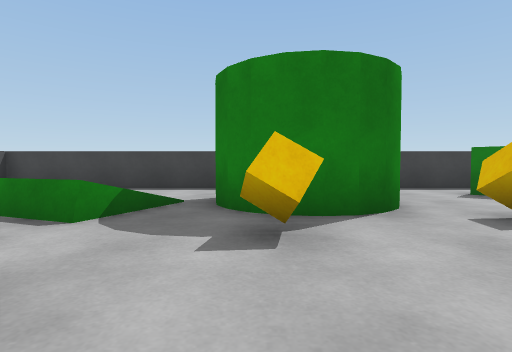
view 1 (above)

17 first-person views from a walk through a Unity game level. The camera is 0.62 m above the floor, tilts 2° down and sees 80° across. The floor is counted in squares, 1 m on a side. Each view is taken from the middle of a square. On the plan, view 1 faces up. The plan holds only what a view shows up to about 9 squares ahead; the rest is blank. The player is left out.

view 2
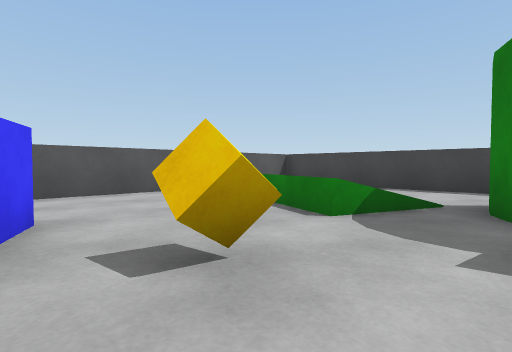

view 3
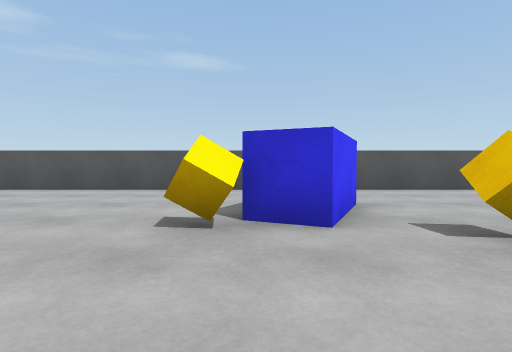

view 4
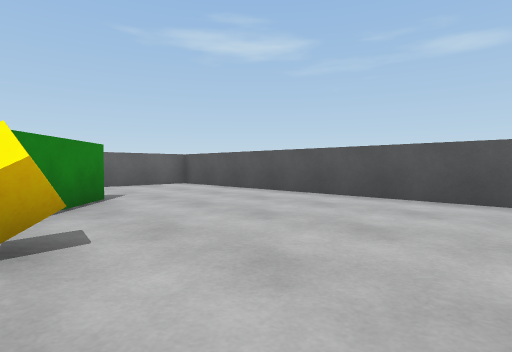

view 5
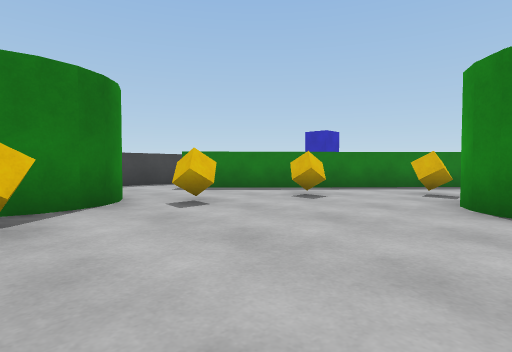

view 6
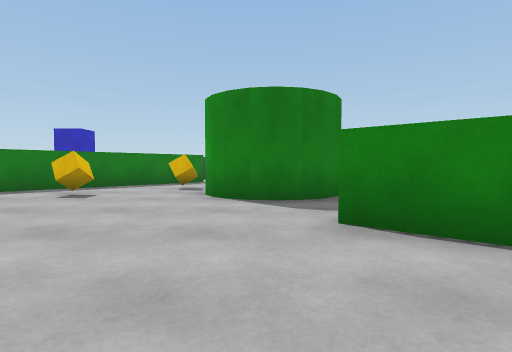

view 7
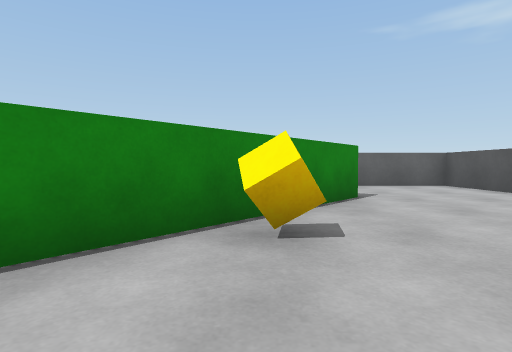

view 8
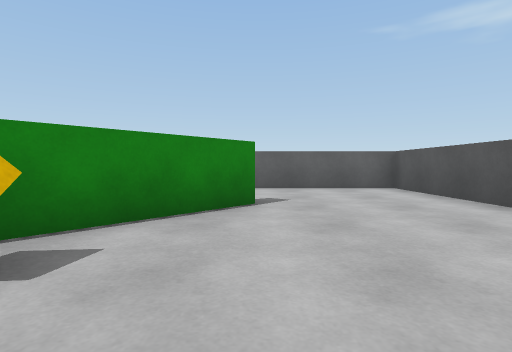

view 9
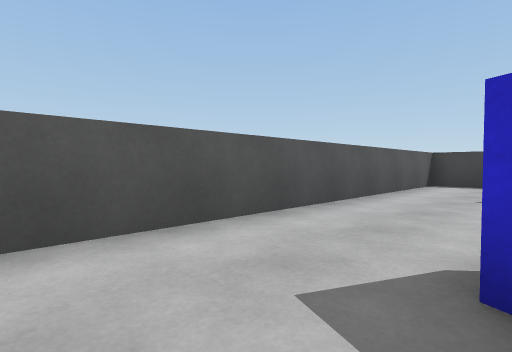

view 10
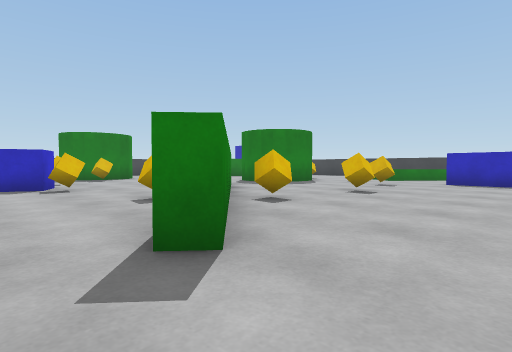

view 11
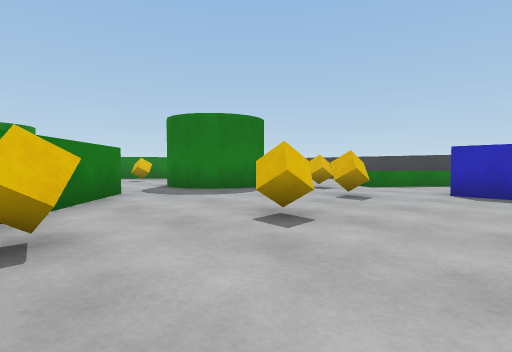

view 12
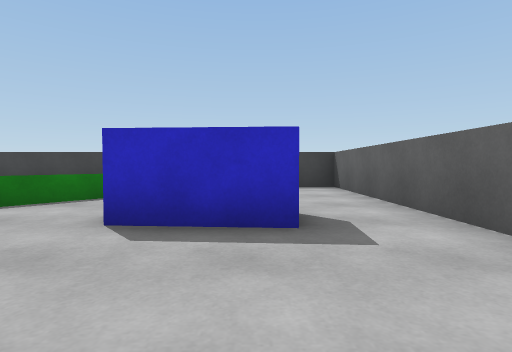

view 13
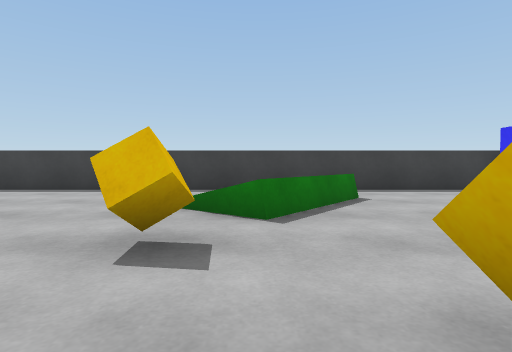

view 14
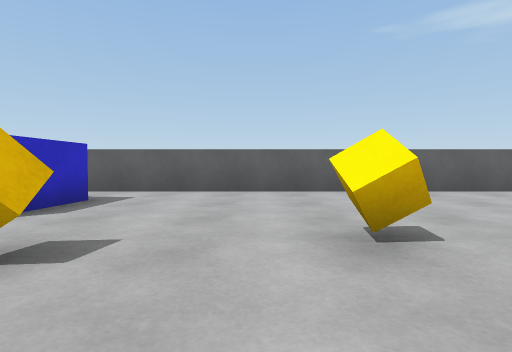

view 15
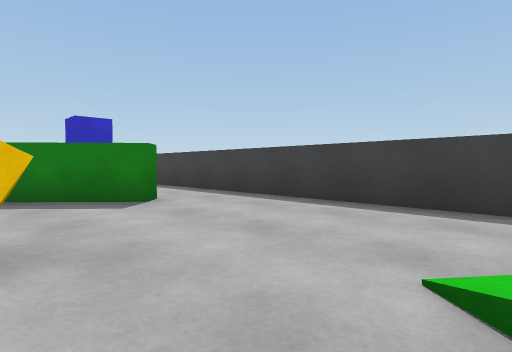

view 16
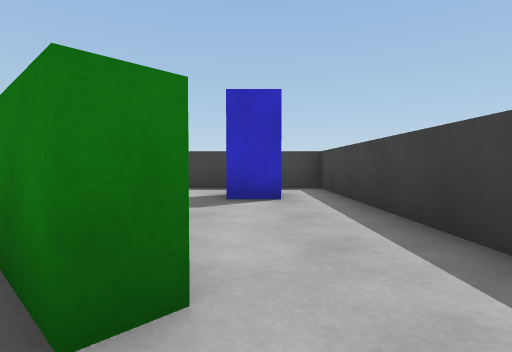

view 17
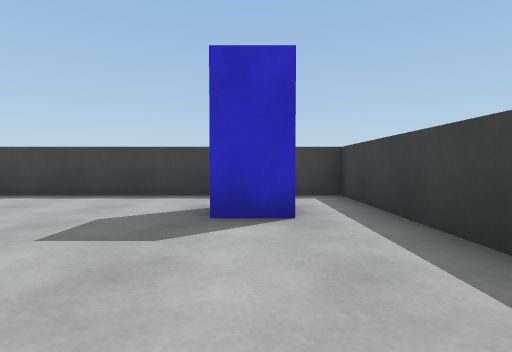

### Floor plan
Points are (right, up) in squares from view 1. A wall is a line through its corners. A room is listed if a view was taken in it or the views show most of it. See-through windows are left out.
Room 1 (views 1, 2, 3, 4, 5, 6, 7, 8, 9, 10)
walls: (-0.4, 4.3) (-0.6, 4.7); (1.5, 3.8) (0.8, 3.7); (1.9, 4.1) (1.1, 3.7) (0.1, 3.8) (-0.6, 4.5) (-0.7, 5.2); (2.3, 4.8) (2, 4.3) (1.7, 4); (4.5, -0.7) (5, -0.2); (4.4, -1.4) (4.5, -0.9) (4.8, -0.3) (5.5, 0.1); (-1, 8.3) (-6.7, 8.3) (-6.7, -11.3) (-3.5, -11.3); (-2.6, -8.3) (-3, -7.9) (2.3, -1.8); (7.2, 4) (4.5, 6.5)
ways out: opening at (-2.5, -9.5) to room 2; opening at (3.5, -2) to room 2; opening at (7, 2) to room 2; opening at (4, 7.5) to room 3
objects: blue block (-4, -1) to (-2, 0); cube (-2, -2); cube (-2, 1); cube (-1, -5); cube (0, 3); cube (3, 3); cube (5, 3)
Room 2 (views 11, 12, 13, 14, 15, 16, 17)
walls: (6.3, -2.8) (5.9, -2.9) (5.4, -2.8); (5.7, -2.9) (5, -2.6); (5.2, -2.8) (4.5, -2.1) (4.4, -1.4); (4.8, -2.5) (4.4, -1.6); (2.7, -2.2) (-2.6, -8.3); (10.7, 1.4) (10.4, 1) (7.2, 4); (1.9, -11.3) (12.8, -11.3) (12.8, 3.6); (-3.5, -11.3) (0.2, -11.3)
ways out: opening at (-2.5, -9.5) to room 1; opening at (3.5, -2) to room 1; opening at (7, 2) to room 1; opening at (11.5, 2.5) to room 3
objects: cube (3, -7); cube (6, -6); blue block (7, -9) to (8, -8); cube (7, -4); cube (7, 1); cube (8, -2)
Room 3 (no view inside)
walls: (12.8, 3.6) (12.8, 8.3) (3.9, 8.3)
ways out: opening at (4, 7.5) to room 1; opening at (11.5, 2.5) to room 2
objects: blue block (11, 6)

Where each view was taken, in squares from view 1:
view 1: 0 up, 0 right, facing up
view 2: 0 up, 0 right, facing up-left
view 3: 1 down, 1 right, facing left
view 4: 2 down, 1 left, facing down-left
view 5: 1 down, 0 right, facing up-right
view 6: 1 down, 1 left, facing right
view 7: 2 down, 1 left, facing down
view 8: 3 down, 3 left, facing down
view 9: 2 down, 4 left, facing up-left
view 10: 10 down, 4 left, facing up-right
view 11: 9 down, 0 right, facing up-right
view 12: 9 down, 4 right, facing right
view 13: 5 down, 5 right, facing right
view 14: 4 down, 4 right, facing down
view 15: 4 down, 8 right, facing up-right
view 16: 0 up, 11 right, facing up
view 17: 2 up, 11 right, facing up
